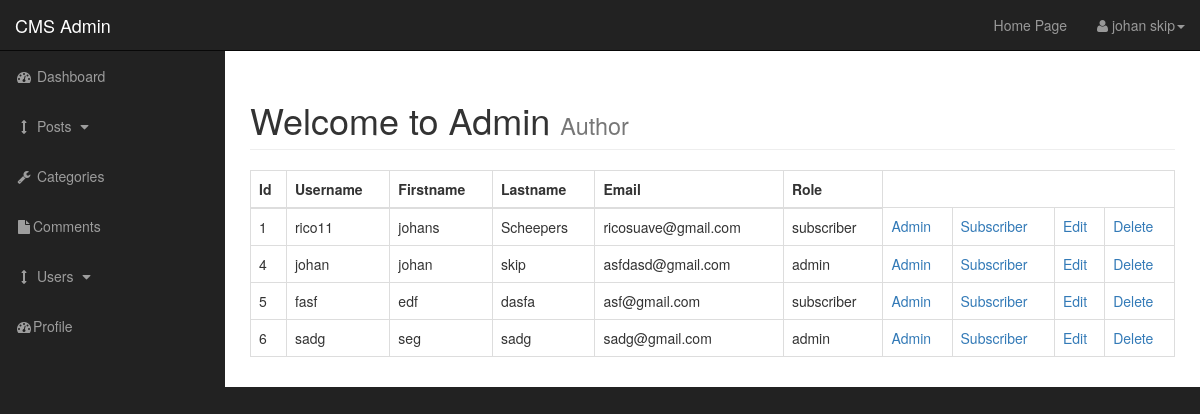
/admin/users.php (signed in), run on the app's committed database.
### tables this page shows
CREATE TABLE `users` (
  `user_id` int(3) NOT NULL,
  `username` varchar(255) NOT NULL,
  `user_password` varchar(255) NOT NULL,
  `user_firstname` varchar(255) NOT NULL,
  `user_lastname` varchar(255) NOT NULL,
  `user_email` varchar(255) NOT NULL,
  `user_image` text NOT NULL,
  `user_role` varchar(255) NOT NULL,
  `randSalt` varchar(255) NOT NULL
);

### admin/includes/view_all_users.php (the view, shortened to what this page needs)
<table class = "table table-bordered table-hover" >
                            <thead>
                                <tr>
                                    <th>Id</th>
                                    <th>Username</th>
                                    <th>Firstname</th>
                                    <th>Lastname</th>
                                    <th>Email</th>
                                    <th>Role</th>
                                </tr>
                            </thead>
                        <tbody>
<?php
 $query = "SELECT * FROM users";
 $select_users = mysqli_query($connection,$query);
 while ($row = mysqli_fetch_assoc($select_users)){
 $user_id =  $row['user_id'];
 $username =  $row['username'];
 $user_firstname =  $row['user_firstname'];
 $user_lastname =  $row['user_lastname'];
 $user_email =  $row['user_email'];
 $user_role =  $row['user_role'];
echo "<tr>";
echo "<td>{$user_id}</td>";
echo "<td>{$username}</td>";
echo "<td>{$user_firstname}</td>";
echo "<td>{$user_lastname}</td>";
echo "<td>{$user_email}</td>";
echo "<td>{$user_role}</td>";
echo "<td><a href='users.php?change_to_admin={$user_id}'>Admin</a></td>";
echo "<td><a href='users.php?change_to_sub={$user_id}'>Subscriber</a></td>";
echo "<td><a href='users.php?source=edit_user&edit_user={$user_id}'>Edit</a></td>";
echo "<td><a href='users.php?delete={$user_id}'>Delete</a></td>";
echo "</tr>";
 }
?>
</tbody>
</table>

### admin/css/sb-admin.css (style rules this page uses)
body { margin-top: 100px; background-color: #222; }
@media (min-width:768px) { body { margin-top: 50px; } }

### data on the page
users: user_id "1", username "rico11", user_firstname "johans", user_lastname "Scheepers", user_email "ricosuave@gmail.com", user_role "subscriber"
users: user_id "4", username "johan", user_firstname "johan", user_lastname "skip", user_email "asfdasd@gmail.com", user_role "admin"
users: user_id "5", username "fasf", user_firstname "edf", user_lastname "dasfa", user_email "asf@gmail.com", user_role "subscriber"
users: user_id "6", username "sadg", user_firstname "seg", user_lastname "sadg", user_email "sadg@gmail.com", user_role "admin"

### other printed values
$_SESSION['firstname'] "johan"
$_SESSION['lastname'] "skip"
